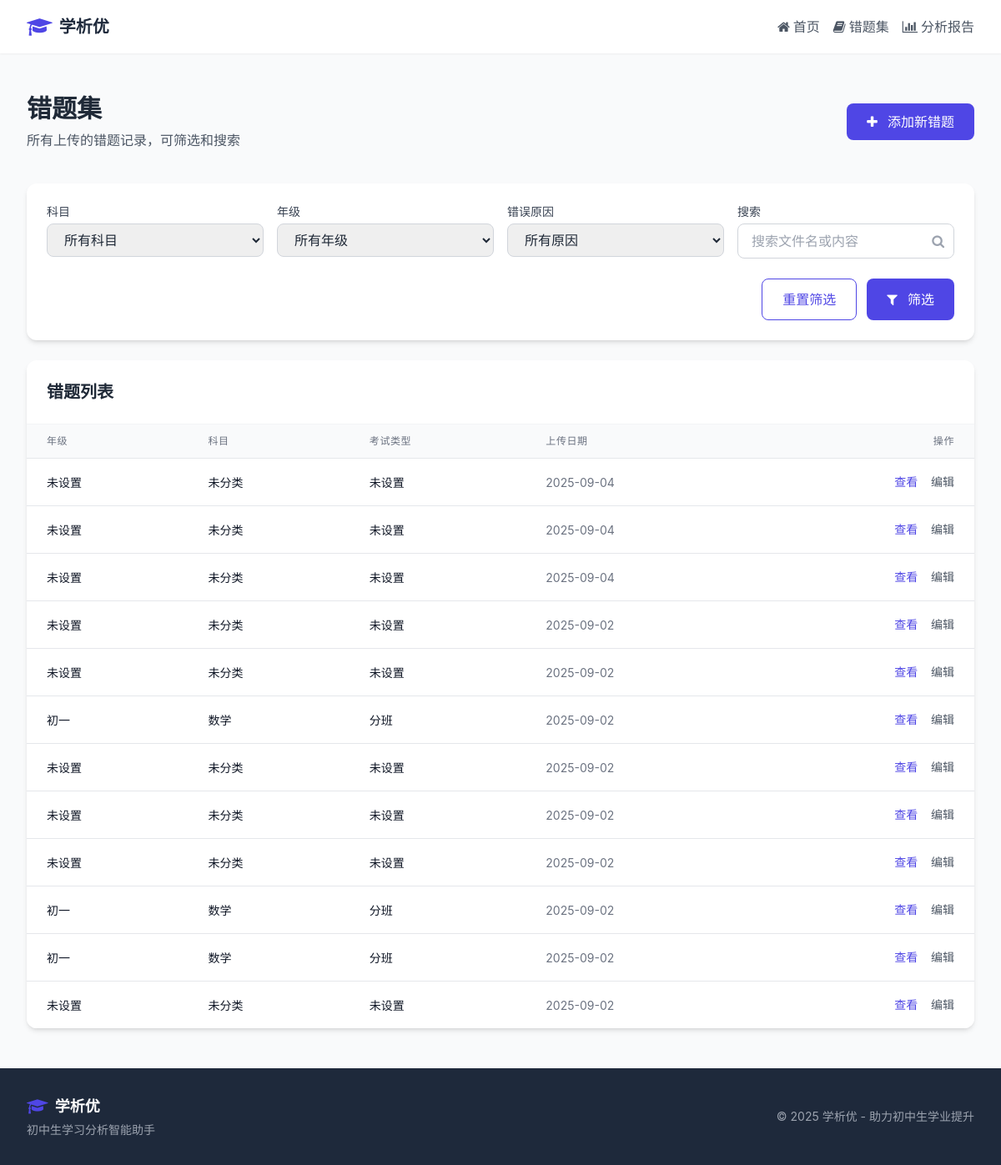
Page /error_questions on the committed database.
### app/models.py (models this page shows, shortened)
class ErrorQuestion(db.Model):
    id = db.Column(db.Integer, primary_key=True)
    filename = db.Column(db.String(255), nullable=False)  # 原始文件名
    file_path = db.Column(db.String(255), nullable=False)  # 存储路径
    file_type = db.Column(db.String(10), nullable=False)  # 文件类型：image或pdf
    content = db.Column(db.Text)  # 识别的内容
    subject = db.Column(db.String(50))  # 科目
    grade = db.Column(db.String(20))  # 年级
    exam = db.Column(db.String(100))  # 考试名称
    reason = db.Column(db.String(200))  # 收录原因
    note = db.Column(db.Text)  # 备注
    upload_time = db.Column(db.DateTime, default=datetime.utcnow)  # 上传时间

### app/main.py (the view)
@bp.route('/error_questions')
def error_questions():
    subject = request.args.get('subject', '')
    grade = request.args.get('grade', '')
    query = ErrorQuestion.query.order_by(ErrorQuestion.upload_time.desc())
    if subject:
        query = query.filter(ErrorQuestion.subject == subject)
    if grade:
        query = query.filter(ErrorQuestion.grade == grade)
    questions = query.all()
    subjects = db.session.query(ErrorQuestion.subject).distinct().all()
    grades = db.session.query(ErrorQuestion.grade).distinct().all()
    return render_template('error_questions.html',
                           questions=questions,
                           subjects=[s[0] for s in subjects if s[0]],
                           grades=[g[0] for g in grades if g[0]],
                           current_subject=subject,
                           current_grade=grade)

### app/templates/error_questions.html (shortened to what this page needs)
{% extends 'base.html' %}
{% block content %}
<section class="section">
    <div class="max-w-6xl mx-auto">
        <div class="flex flex-col md:flex-row md:items-center md:justify-between mb-10">
            <div>
                <h1 class="text-3xl font-bold mb-2">错题集</h1>
                <p class="text-gray-600">所有上传的错题记录，可筛选和搜索</p>
            </div>
            <div class="mt-4 md:mt-0">
                <a href="{{ url_for('main.upload_question') }}" class="btn-primary">
                    <i class="fa fa-plus mr-2"></i> 添加新错题
                </a>
            </div>
        </div>
        <div class="card mb-6 p-6">
            <form method="GET" class="grid grid-cols-1 md:grid-cols-4 gap-4">
                <div>
                    <label for="subject-filter" class="block text-sm font-medium text-gray-700 mb-1">
                        科目
                    </label>
                    <select id="subject-filter" name="subject" class="input-field">
                        <option value="">所有科目</option>
                    </select>
                </div>
                <div>
                    <label for="grade-filter" class="block text-sm font-medium text-gray-700 mb-1">
                        年级
                    </label>
                    <select id="grade-filter" name="grade" class="input-field">
                        <option value="">所有年级</option>
                    </select>
                </div>
                <div>
                    <label for="reason-filter" class="block text-sm font-medium text-gray-700 mb-1">
                        错误原因
                    </label>
                    <select id="reason-filter" name="reason" class="input-field">
                        <option value="">所有原因</option>
                    </select>
                </div>
                <div>
                    <label for="search" class="block text-sm font-medium text-gray-700 mb-1">
                        搜索
                    </label>
                    <div class="relative">
                        <input type="text" id="search" name="search"
                               value="{{ request.args.get('search', '') }}"
                               class="input-field pr-10"
                               placeholder="搜索文件名或内容">
                        <div class="absolute inset-y-0 right-0 flex items-center pr-3 pointer-events-none">
                        </div>
                    </div>
                </div>
                <div class="md:col-span-4 flex justify-end space-x-3 pt-2">
                    <button type="button" id="reset-filter" class="btn-outline">
                        重置筛选
                    </button>
                    <button type="submit" class="btn-primary">
                        <i class="fa fa-filter mr-2"></i> 筛选
                    </button>
                </div>
            </form>
        </div>
        <div class="card">
            <div class="p-6 border-b border-gray-100">
                <h2 class="text-xl font-bold">错题列表</h2>
            </div>
            {% if questions %}
                <div class="responsive-table">
                    <table class="min-w-full divide-y divide-gray-200">
                        <thead class="bg-gray-50">
                            <tr>
                                <th scope="col" class="px-6 py-3 text-left text-xs font-medium text-gray-500 uppercase tracking-wider">
                                    年级
                                </th>
                                <th scope="col" class="px-6 py-3 text-left text-xs font-medium text-gray-500 uppercase tracking-wider">
                                    科目
                                </th>
                                <th scope="col" class="px-6 py-3 text-left text-xs font-medium text-gray-500 uppercase tracking-wider">
                                    考试类型
                                </th>
                                <th scope="col" class="px-6 py-3 text-left text-xs font-medium text-gray-500 uppercase tracking-wider">
                                    上传日期
                                </th>
                                <th scope="col" class="px-6 py-3 text-right text-xs font-medium text-gray-500 uppercase tracking-wider">
                                    操作
                                </th>
                            </tr>
                        </thead>
                        <tbody class="bg-white divide-y divide-gray-200">
                            {% for question in questions %}
                                <tr class="hover:bg-gray-50 transition-colors">
                                    <td class="px-6 py-4 whitespace-nowrap">
                                        <span class="text-sm text-gray-900">{{ question.grade or '未设置' }}</span>
                                    </td>
                                    <td class="px-6 py-4 whitespace-nowrap">
                                        <span class="text-sm text-gray-900">{{ question.subject or '未分类' }}</span>
                                    </td>
                                    <td class="px-6 py-4 whitespace-nowrap">
                                        <span class="text-sm text-gray-900">{{ question.exam or '未设置' }}</span>
                                    </td>
                                    <td class="px-6 py-4 whitespace-nowrap">
                                        <span class="text-sm text-gray-500">{{ question.upload_time.strftime('%Y-%m-%d') }}</span>
                                    </td>
                                    <td class="px-6 py-4 whitespace-nowrap text-right text-sm font-medium">
                                        <a href="{{ url_for('main.view_question', question_id=question.id) }}"
                                           class="text-primary hover:text-primary/80 mr-3 transition-colors"
                                           data-new-window>
                                            查看
                                        </a>
                                        <a href="{{ url_for('main.edit_question', question_id=question.id) }}"
                                           class="text-gray-600 hover:text-gray-900 transition-colors">
                                            编辑
                                        </a>
                                    </td>
                                </tr>
                            {% endfor %}
                        </tbody>
                    </table>
                </div>
            {% endif %}
        </div>
    </div>
</section>
{% endblock %}

### rows in the picture
ErrorQuestion: grade "未设置", subject "未分类", exam "未设置", upload_time "2025-09-04"
ErrorQuestion: grade "未设置", subject "未分类", exam "未设置", upload_time "2025-09-04"
ErrorQuestion: grade "未设置", subject "未分类", exam "未设置", upload_time "2025-09-04"
ErrorQuestion: grade "未设置", subject "未分类", exam "未设置", upload_time "2025-09-02"
ErrorQuestion: grade "未设置", subject "未分类", exam "未设置", upload_time "2025-09-02"
ErrorQuestion: grade "初一", subject "数学", exam "分班", upload_time "2025-09-02"
ErrorQuestion: grade "未设置", subject "未分类", exam "未设置", upload_time "2025-09-02"
ErrorQuestion: grade "未设置", subject "未分类", exam "未设置", upload_time "2025-09-02"
ErrorQuestion: grade "未设置", subject "未分类", exam "未设置", upload_time "2025-09-02"
ErrorQuestion: grade "初一", subject "数学", exam "分班", upload_time "2025-09-02"
ErrorQuestion: grade "初一", subject "数学", exam "分班", upload_time "2025-09-02"
ErrorQuestion: grade "未设置", subject "未分类", exam "未设置", upload_time "2025-09-02"
